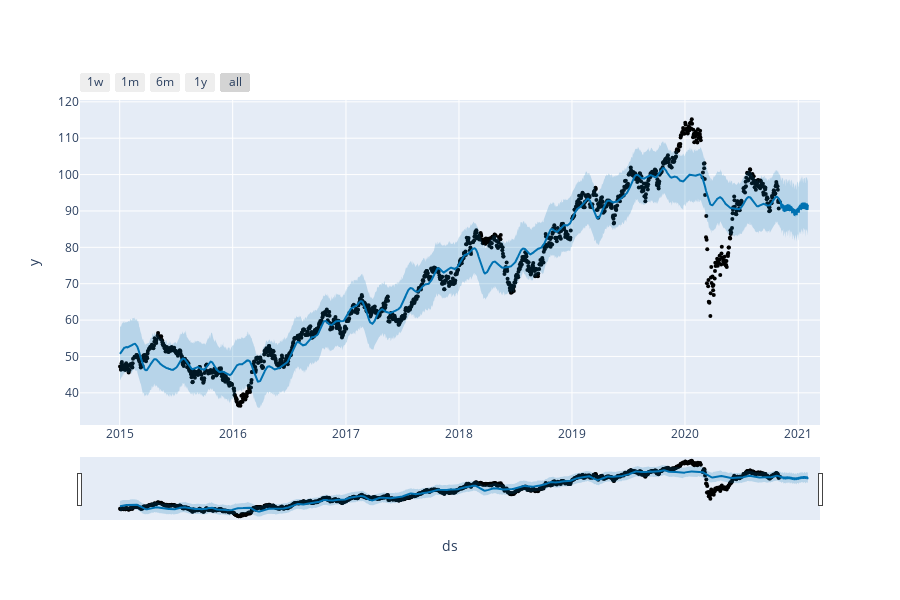

Notebook source saved alongside this figure:
### Code cell
plot_plotly(modelo, previsoes)
# arima olha os dados e devolve uma relação linear do que ele observou, fazendo uma previsão linear.
# prophet tenta imitar a base de dados original o máximo possível (e ainda estende para a quantidade de dias que eu quiser). Não é linha reta como arima.

### Figure 1 — Plotly figure (JSON) as saved in the notebook; plotly's stock layout.template omitted (floating-point values rounded to 4 significant figures; data arrays with more than 128 entries replaced by an {"elided": "..."} marker saying what was removed)
{"data": [{"marker": {"color": "black", "size": 4}, "mode": "markers", "name": "Actual", "type": "scatter", "x": {"elided": "1446 str values"}, "y": {"elided": "1446 float values"}}, {"hoverinfo": "skip", "line": {"width": 0}, "mode": "lines", "type": "scatter", "x": {"elided": "1536 str values"}, "y": {"elided": "1536 float values"}}, {"fill": "tonexty", "fillcolor": "rgba(0, 114, 178, 0.2)", "line": {"color": "#0072B2", "width": 2}, "mode": "lines", "name": "Predicted", "type": "scatter", "x": {"elided": "1536 str values"}, "y": {"elided": "1536 float values"}}, {"fill": "tonexty", "fillcolor": "rgba(0, 114, 178, 0.2)", "hoverinfo": "skip", "line": {"width": 0}, "mode": "lines", "type": "scatter", "x": {"elided": "1536 str values"}, "y": {"elided": "1536 float values"}}], "layout": {"height": 600, "showlegend": false, "width": 900, "xaxis": {"rangeselector": {"buttons": [{"count": 7, "label": "1w", "step": "day", "stepmode": "backward"}, {"count": 1, "label": "1m", "step": "month", "stepmode": "backward"}, {"count": 6, "label": "6m", "step": "month", "stepmode": "backward"}, {"count": 1, "label": "1y", "step": "year", "stepmode": "backward"}, {"step": "all"}]}, "rangeslider": {"visible": true}, "title": {"text": "ds"}, "type": "date"}, "yaxis": {"title": {"text": "y"}}}}
